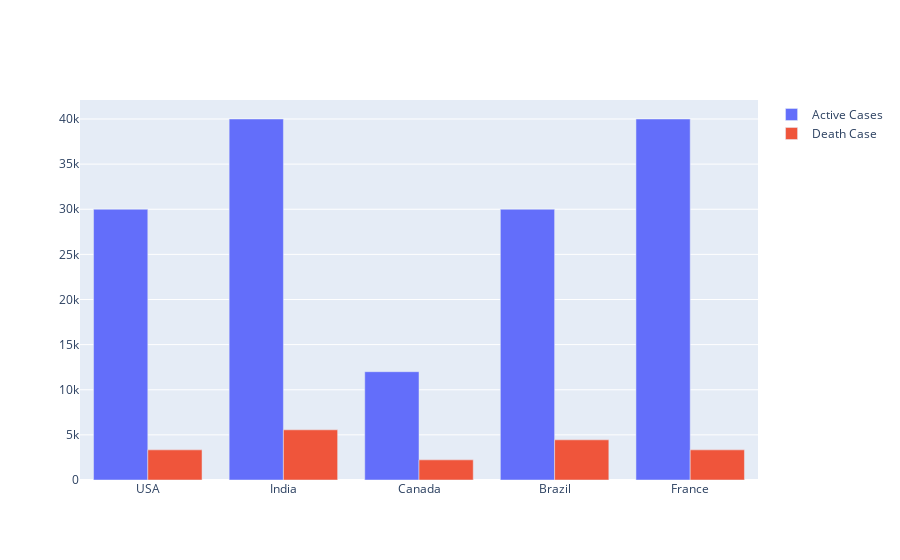

Notebook source saved alongside this figure:
### Code cell
import plotly.graph_objects as go
country = ["USA","India","Canada","Brazil","France"]
tot_active = [30000,40000,12000,30000,40000]
tot_death = [3340,5560,2230,4450,3340]

fig = go.Figure(data=[
    go.Bar(name='Active Cases', x=country, y=tot_active),
    go.Bar(name='Death Case', x=country, y=tot_death)
])
# Change the bar mode
fig.update_layout(barmode='group')
fig.show()

### Figure 1 — Plotly figure (JSON) as saved in the notebook; plotly's stock layout.template omitted (floating-point values rounded to 4 significant figures)
{"data": [{"name": "Active Cases", "type": "bar", "x": ["USA", "India", "Canada", "Brazil", "France"], "y": [30000, 40000, 12000, 30000, 40000]}, {"name": "Death Case", "type": "bar", "x": ["USA", "India", "Canada", "Brazil", "France"], "y": [3340, 5560, 2230, 4450, 3340]}], "layout": {"barmode": "group"}}
